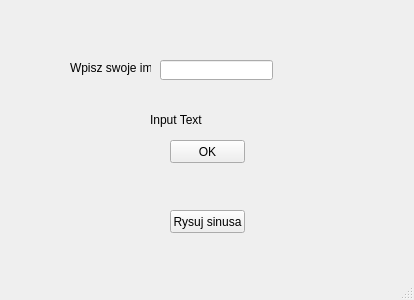
<?xml version="1.0" encoding="UTF-8"?>
<ui version="4.0">
 <class>MainWindow</class>
 <widget class="QMainWindow" name="MainWindow">
  <property name="geometry">
   <rect>
    <x>0</x>
    <y>0</y>
    <width>414</width>
    <height>300</height>
   </rect>
  </property>
  <property name="windowTitle">
   <string>MainWindow</string>
  </property>
  <widget class="QWidget" name="centralwidget">
   <widget class="QLabel" name="label">
    <property name="geometry">
     <rect>
      <x>70</x>
      <y>60</y>
      <width>81</width>
      <height>16</height>
     </rect>
    </property>
    <property name="text">
     <string>Wpisz swoje imię</string>
    </property>
   </widget>
   <widget class="QLabel" name="labelResponse">
    <property name="geometry">
     <rect>
      <x>150</x>
      <y>110</y>
      <width>111</width>
      <height>20</height>
     </rect>
    </property>
    <property name="text">
     <string>Input Text</string>
    </property>
   </widget>
   <widget class="QLineEdit" name="lineEditName">
    <property name="geometry">
     <rect>
      <x>160</x>
      <y>60</y>
      <width>113</width>
      <height>20</height>
     </rect>
    </property>
   </widget>
   <widget class="QPushButton" name="ButtonClickMe">
    <property name="geometry">
     <rect>
      <x>170</x>
      <y>140</y>
      <width>75</width>
      <height>23</height>
     </rect>
    </property>
    <property name="text">
     <string>OK</string>
    </property>
   </widget>
   <widget class="QPushButton" name="ButtonSinus">
    <property name="geometry">
     <rect>
      <x>170</x>
      <y>210</y>
      <width>75</width>
      <height>23</height>
     </rect>
    </property>
    <property name="text">
     <string>Rysuj sinusa</string>
    </property>
   </widget>
  </widget>
  <widget class="QMenuBar" name="menubar">
   <property name="geometry">
    <rect>
     <x>0</x>
     <y>0</y>
     <width>414</width>
     <height>21</height>
    </rect>
   </property>
  </widget>
  <widget class="QStatusBar" name="statusbar"/>
 </widget>
 <resources/>
 <connections/>
</ui>
